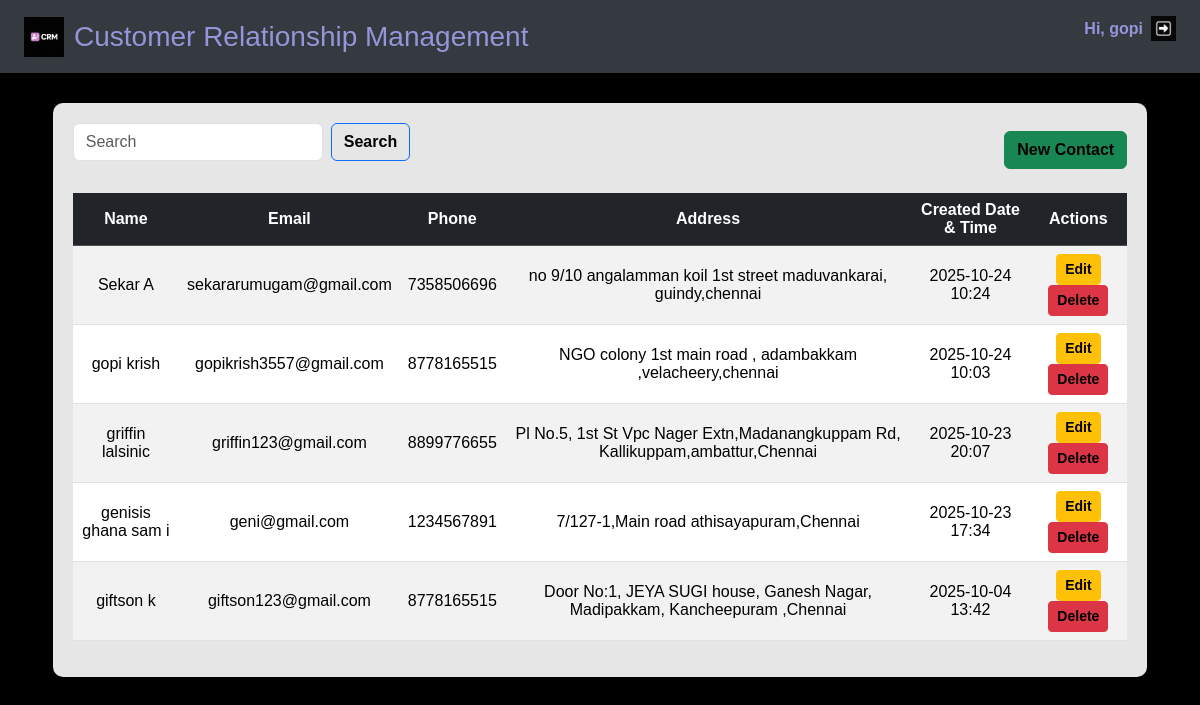
Screenshot of /contacts/ (signed in) with the database file from the repository.
### crm/models.py (models this page shows, shortened)
class Contact(models.Model):
    first_name = models.CharField(max_length=50)
    last_name = models.CharField(max_length=50)
    email = models.EmailField(unique=True)
    phone = models.CharField(max_length=20, blank=True, null=True)
    company = models.CharField(max_length=100, blank=True, null=True)
    address = models.TextField(blank=True, null=True)
    created_at = models.DateTimeField(auto_now_add=True)

### crm/views.py (the view)
# urls.py: path('contacts/', views.contact_list, name='contact_list'),
@login_required
def contact_list(request):
    q = request.GET.get('q', '')
    if q:
        contacts = Contact.objects.filter(first_name__icontains=q) | Contact.objects.filter(last_name__icontains=q) | Contact.objects.filter(email__icontains=q)
    else:
        contacts = Contact.objects.all().order_by('-created_at')
    return render(request, 'crm/contact_list.html', {'contacts': contacts, 'q': q})

### templates/crm/contact_list.html (shortened to what this page needs)
{% extends 'crm/base.html' %}
{% load static %}
{% block content %}
<div class="container-overlay">
  <div class="d-flex justify-content-between align-items-center responsive mb-3 flex-wrap gap-2">
    <form class="d-flex flex-grow-1 gap-2" method="get">
      <input class="form-control search-input" name="q" placeholder="Search" value="{{ q }}">
      <button class="btn btn-outline-primary btn-custom" type="submit">Search</button>
    </form>
    <a class="btn btn-success btn-custom" href="{% url 'contact_create' %}">New Contact</a>
  </div>
  <div class="table-responsive">
    <table class="table table-striped table-hover text-center">
      <thead class="table-dark">
        <tr>
          <th>Name</th>
          <th>Email</th>
          <th>Phone</th>
          <th>Address</th>
          <th>Created Date & Time</th>
          <th>Actions</th>
        </tr>
      </thead>
      <tbody>
        {% for c in contacts %}
        <tr>
          <td>{{ c.first_name }} {{ c.last_name }}</td>
          <td>{{ c.email }}</td>
          <td>{{ c.phone }}</td>
          <td>{{ c.address }}</td>
          <td>{{ c.created_at|date:"Y-m-d H:i" }}</td>
          <td>
            <a href="{% url 'contact_edit' c.pk %}" class="btn btn-sm btn-warning btn-custom">Edit</a>
            <a href="{% url 'contact_delete' c.pk %}" class="btn btn-sm btn-danger btn-custom">Delete</a>
          </td>
        </tr>
        {% empty %}
        <tr>
          <td colspan="6" class="text-center">No contacts yet.</td>
        </tr>
        {% endfor %}
      </tbody>
    </table>
  </div>
</div>
{% endblock %}

### templates/crm/base.html (shortened to what this page needs)
<html>
  <head>
    {% load static %}
    <link href="https://cdn.jsdelivr.net/npm/bootstrap@5.3.3/dist/css/bootstrap.min.css" rel="stylesheet">
    <link href="https://cdn.jsdelivr.net/npm/bootstrap-icons@1.10.5/font/bootstrap-icons.css" rel="stylesheet">
  </head>
  <body class="bg-light" style="min-height: 100vh; margin: 0;">
    <div class="w-100" style="min-height: 100vh; background-color:black;">
      <header class="d-flex justify-content-between align-items-center px-4 py-3" style="background-color: #343a40;">
        <div class="d-flex align-items-center">
          <img src="{% static 'images/finallogo.png' %}" alt="Logo" style="width:40px; height:40px; margin-right:10px;">
          <h1 class="h3 m-0" style="color:rgb(149, 149, 217);">Customer Relationship Management</h1>
        </div>
        <nav class="d-flex align-items-center">
          {% if user.is_authenticated %}
            <span class="fw-bold" style="color: rgb(149, 149, 217); font-weight: bold; text-align: center; margin-top: -15px;">
              Hi, {{ user.get_username }}
            </span>
            <form method="post" action="{% url 'logout' %}" class="d-inline ms-2">
              <button type="submit" style="background: transparent; border: none; padding: 0;">
                  <img src="{% static 'images/logoutlogo.png' %}" alt="Logout" style="width: 25px; height: 25px;">
              </button>
            </form>
          {% else %}
            <a class="btn btn-dark btn-sm me-2 fw-bold text-white" href="{% url 'login' %}">Login</a>
            <a class="btn btn-dark btn-sm fw-bold" href="{% url 'signup' %}">Sign up</a>
          {% endif %}
        </nav>
      </header>
      <div class="container-fluid px-4">
        {% block content %}{% endblock %}
      </div>
    </div>
  </body>
</html>

### rows the page displays
Contact: first_name "Sekar", last_name "A", email "sekararumugam@gmail.com", phone "7358506696", address "no 9/10 angalamman koil 1st street maduvankarai, guindy,chennai", created_at "2025-10-24 10:24"
Contact: first_name "gopi", last_name "krish", email "gopikrish3557@gmail.com", phone "8778165515", address "NGO colony 1st main road , adambakkam ,velacheery,chennai", created_at "2025-10-24 10:03"
Contact: first_name "griffin", last_name "lalsinic", email "griffin123@gmail.com", phone "8899776655", address "Pl No.5, 1st St Vpc Nager Extn,Madanangkuppam Rd, Kallikuppam,ambattur,Chennai", created_at "2025-10-23 20:07"
Contact: first_name "genisis", last_name "ghana sam i", email "geni@gmail.com", phone "1234567891", address "7/127-1,Main road athisayapuram,Chennai", created_at "2025-10-23 17:34"
Contact: first_name "giftson", last_name "k", email "giftson123@gmail.com", phone "8778165515", address "Door No:1, JEYA SUGI house, Ganesh Nagar, Madipakkam, Kancheepuram ,Chennai", created_at "2025-10-04 13:42"

### other values shown
{{ user.get_username }} "gopi"
